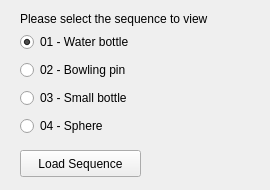
<?xml version="1.0" encoding="UTF-8"?>
<ui version="4.0">
 <class>SequenceSelector</class>
 <widget class="QWidget" name="SequenceSelector">
  <property name="geometry">
   <rect>
    <x>0</x>
    <y>0</y>
    <width>270</width>
    <height>190</height>
   </rect>
  </property>
  <property name="windowTitle">
   <string>Sequence Selector</string>
  </property>
  <widget class="QPushButton" name="loadSequenceButton">
   <property name="geometry">
    <rect>
     <x>20</x>
     <y>150</y>
     <width>121</width>
     <height>27</height>
    </rect>
   </property>
   <property name="text">
    <string>Load Sequence</string>
   </property>
  </widget>
  <widget class="QLabel" name="label">
   <property name="geometry">
    <rect>
     <x>20</x>
     <y>10</y>
     <width>251</width>
     <height>17</height>
    </rect>
   </property>
   <property name="text">
    <string>Please select the sequence to view</string>
   </property>
  </widget>
  <widget class="QWidget" name="layoutWidget">
   <property name="geometry">
    <rect>
     <x>20</x>
     <y>30</y>
     <width>209</width>
     <height>108</height>
    </rect>
   </property>
   <layout class="QVBoxLayout" name="verticalLayout">
    <item>
     <widget class="QRadioButton" name="sequenceRadio_01">
      <property name="text">
       <string>01 - Water bottle</string>
      </property>
      <property name="checked">
       <bool>true</bool>
      </property>
     </widget>
    </item>
    <item>
     <widget class="QRadioButton" name="sequenceRadio_02">
      <property name="text">
       <string>02 - Bowling pin</string>
      </property>
     </widget>
    </item>
    <item>
     <widget class="QRadioButton" name="sequenceRadio_03">
      <property name="text">
       <string>03 - Small bottle</string>
      </property>
     </widget>
    </item>
    <item>
     <widget class="QRadioButton" name="sequenceRadio_04">
      <property name="text">
       <string>04 - Sphere</string>
      </property>
     </widget>
    </item>
   </layout>
  </widget>
 </widget>
 <resources/>
 <connections/>
</ui>
